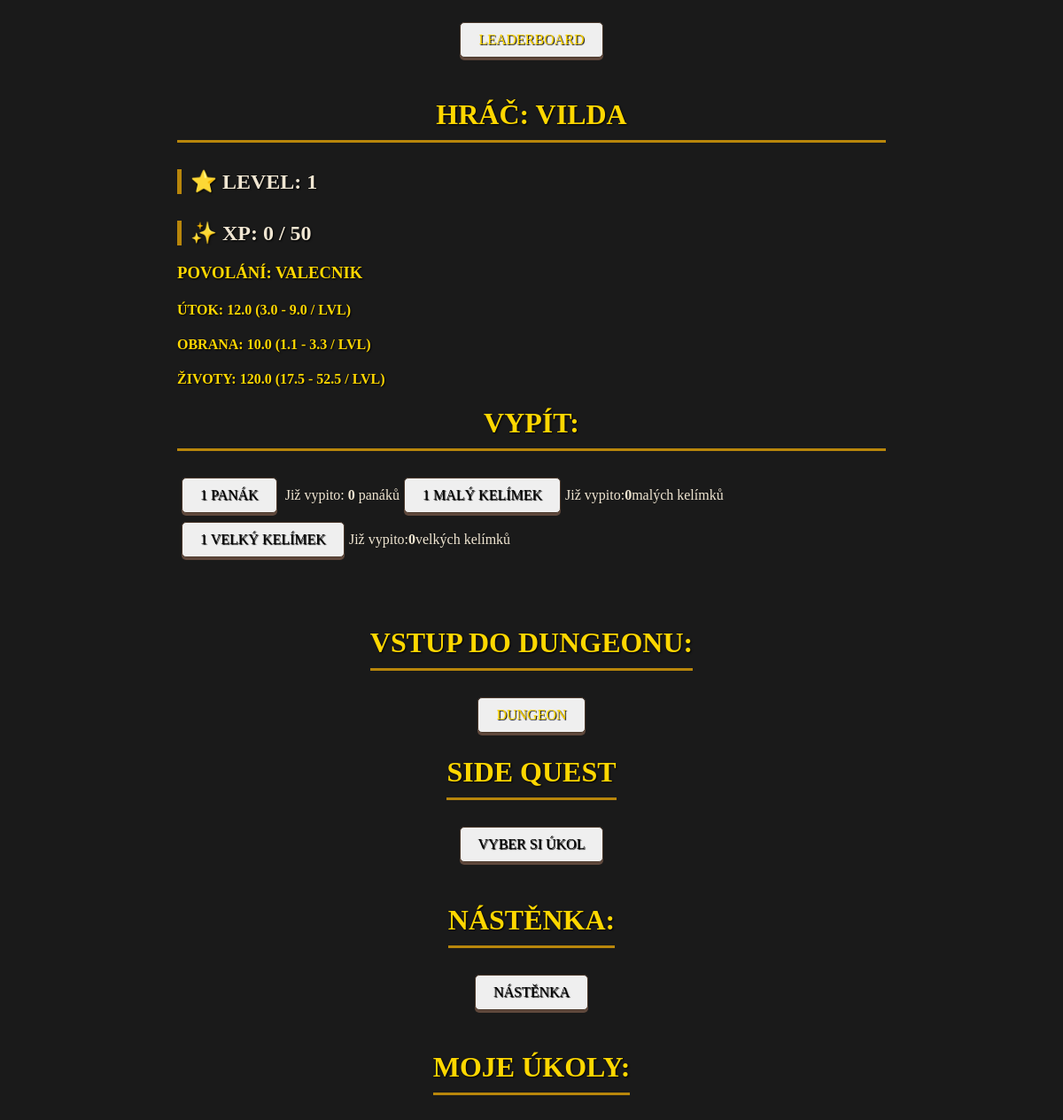
Before: /player_info/238/ with the older database file.
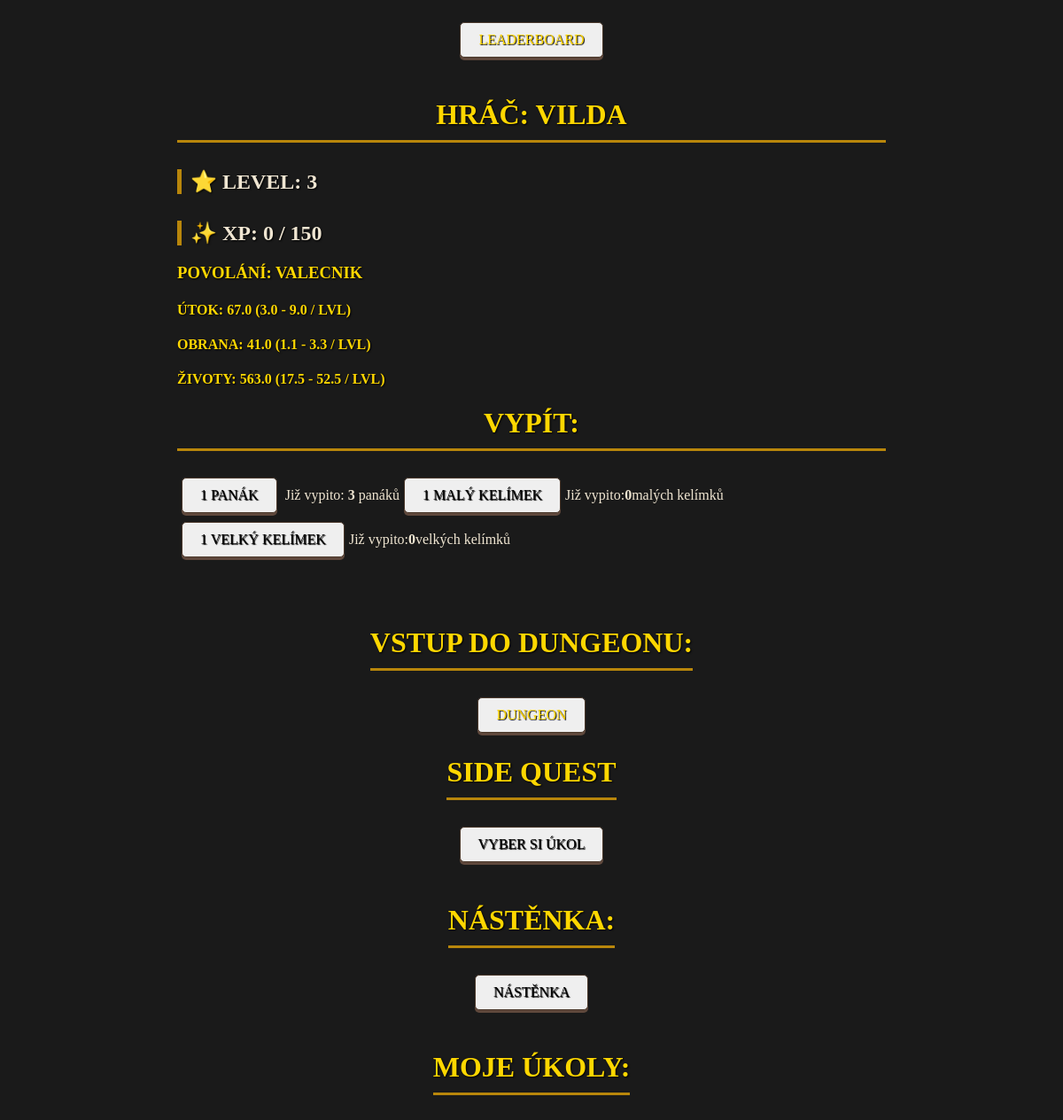
After: the same page with the newer database file.
### game/models.py (models this page shows, shortened)
class player(models.Model):
    active = models.BooleanField(default=False)
    name = models.CharField(max_length=100, blank=True)
    lvl = models.IntegerField(default=1, blank=True)
    xp = models.IntegerField(default=0, blank=True)
    xp_need = models.IntegerField(default=50, blank=True)
    score = models.IntegerField(default=0, blank=True)
    energie = models.IntegerField(default=100, blank=True, validators=[MinValueValidator(0), MaxValueValidator(100)])
    panak = models.IntegerField(default=0, blank=True)
    maly_kelimek = models.IntegerField(default=0, blank=True)
    velky_kelimek = models.IntegerField(default=0, blank=True)
    povolani = models.CharField(max_length=50, blank=True, default='nic')
    dmg = models.IntegerField(blank=True, default= 1)
    dmg_koef = models.FloatField(blank=True, default= 1)
    dmg_now = models.FloatField(blank=True, default= 1)
    armor = models.IntegerField(blank=True, default= 1)
    armor_koef = models.FloatField(blank=True, default= 1)
    armor_now = models.FloatField(blank=True, default= 1)
    hp = models.IntegerField(blank=True, default=1)
    hp_koef = models.FloatField(blank=True, default=1)
    hp_now = models.FloatField(blank=True, default=1)
    hp_actual_fight = models.IntegerField(blank=True, default=1)

### game/views.py (the view)
# urls.py: path('player_info/<int:player_id>/', views.player_info, name='player_info'),
def player_info(request, player_id):
    one_player = player.objects.get(id=player_id)
    one_player_name = one_player.name
    dmg_koef_min = round(one_player.dmg_koef * 0.5, 1)
    dmg_koef_max = round(one_player.dmg_koef * 1.5, 1)
    armor_koef_min = round(one_player.armor_koef * 0.5, 1)
    armor_koef_max = round(one_player.armor_koef * 1.5, 1)
    hp_koef_min = round(one_player.hp_koef * 0.5, 1)
    hp_koef_max = round(one_player.hp_koef * 1.5, 1)
    player_quests = side_quest.objects.filter(
        Q(player=one_player) | Q(player_coop=one_player_name),
        done=False
    )
    print({player_quests})
    return render(request, 'game/player_info.html', {
        'one_player': one_player,
        'player_quests': player_quests,
        'dmg_koef_min': dmg_koef_min,
        'dmg_koef_max': dmg_koef_max,
        'armor_koef_min': armor_koef_min,
        'armor_koef_max': armor_koef_max,
        'hp_koef_min': hp_koef_min,
        'hp_koef_max': hp_koef_max,
        })

### game/templates/game/player_info.html (shortened to what this page needs)
{% extends "base.html" %}
{% load static %}
{% block content %}
<div class="container">
        <h1>Hráč: <b>{{ one_player.name }}</b></h1>
        <h2>Level: <b>{{ one_player.lvl }}</b></h2>
        <h2>XP: <b>{{ one_player.xp }} / {{ one_player.xp_need }}</b></h2>
        <h3>Povolání: <b>{{ one_player.povolani }}</b></h3>
        <h4>Útok: <b>{{ one_player.dmg_now }}</b> ({{ dmg_koef_min }} - {{ dmg_koef_max }} / lvl) </h4>
        <h4>Obrana: <b>{{ one_player.armor_now }}</b> ({{ armor_koef_min }} - {{ armor_koef_max }} / lvl) </h4>
        <h4>Životy: <b>{{ one_player.hp_now }}</b> ({{ hp_koef_min }} - {{ hp_koef_max }} / lvl) </h4>
    <h1>Vypít:</h1>
    <form action="{% url 'drink' one_player.id %}" method="post">
        <div class="main-action-section">
        <button type="hidden" name="drink_type" value="panak">1 Panák</button>
        Již vypito: <b>{{ one_player.panak }}</b> panáků
        </div>
        <button type="hidden" name="drink_type" value="maly_kelimek">1 MALÝ kelímek</button>
        Již vypito: <b>{{ one_player.maly_kelimek }}</b> malých kelímků
        <button type="hidden" name="drink_type" value="velky_kelimek">1 VELKÝ kelímek</button>
        Již vypito: <b>{{ one_player.velky_kelimek }}</b> velkých kelímků
        </div>
    <h1>Vstup do dungeonu:</h1>
    <button><a href="{% url 'dungeon' %}">Dungeon</a></button>
    <h1>Side quest</h1>
    <form action="{% url "sidequest" %}" method="post">
        <button type="submit">Vyber si úkol</button>
    </form>
    <h1>Nástěnka:</h1>
    <form action="{% url "nastenka" %}" method="post">
        <button type="submit">Nástěnka</button>
    </form>
    <h1>Moje úkoly:</h1>
{% endblock content %}

### templates/base.html (shortened to what this page needs)
<!DOCTYPE html>
{% load static %}
<html lang="en">
<head>
    <link rel="stylesheet" href="{% static "app.css" %}">
</head>
<body>
    <header>
        <button><a href="{% url 'leaderboard' %}">Leaderboard</a></button>
    </header>
    {% block content %}
    {% endblock content %}
</body>
</html>

### static/app.css (style rules this page uses)
body { background-color: #1a1a1a; color: #f0e6d2; font-family: 'Georgia', serif; margin: 0; padding: 20px; display: flex; flex-direction: column; align-items: center; }
.container { max-width: 800px; width: 100%; margin-top: 20px; }
h1, h2, h3, h4 { color: #ffd700; text-shadow: 1px 1px 2px #000000; font-family: 'Trajan Pro', serif; text-transform: uppercase; }
h1 { border-bottom: 3px solid #b8860b; padding-bottom: 10px; margin-bottom: 25px; text-align: center; }
h2 { margin-top: 30px; color: #f0e6d2; font-size: 1.5rem; border-left: 5px solid #b8860b; padding-left: 10px; }
button, select, a.button { display: inline-block; padding: 10px 20px; margin: 5px; font-family: 'Georgia', serif; font-size: 1rem; text-transform: uppercase; text-decoration: none; cursor: pointer; border-radius: 5px; transition: all 0.2s ease; text-shadow: 1px 1px 1px #000000; box-shadow: 0 3px 0 #5f483c; border: 1px solid #4a382b; }
a:not(.button) { color: #ffd700; text-decoration: none; transition: color 0.2s; }
form { margin-bottom: 20px; display: flex; align-items: center; flex-wrap: wrap; }
form button[name="drink_type"] { display: inline-block; width: auto; }
h2:first-of-type::before { content: "⭐ "; color: #ffd700; }
h2:nth-of-type(2)::before { content: "✨ "; color: #b8860b; }

Changed rows visible on the page:
changed player "VILDA": lvl "1" → "3"; xp_need "50" → "150"; dmg_now "12.0" → "67.0"; armor_now "10.0" → "41.0"; hp_now "120.0" → "563.0"; panak "0" → "3"
